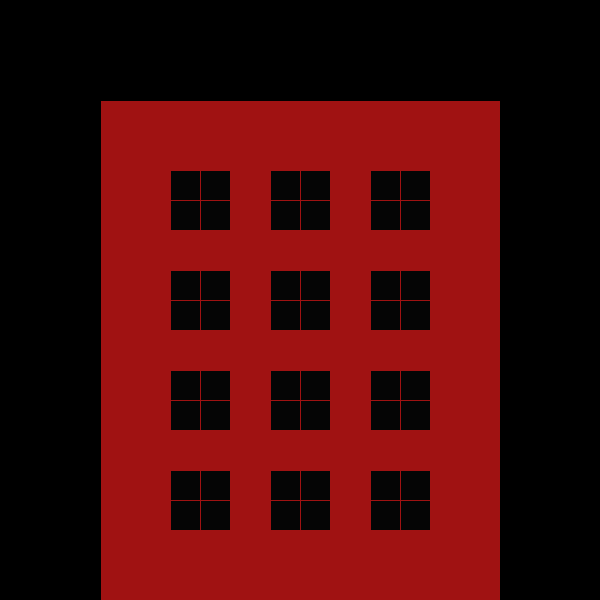
Frame 1 (no input)
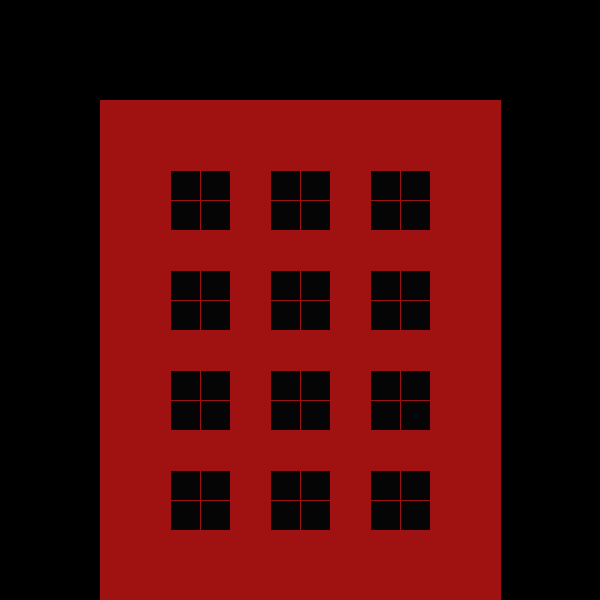
Frame 60 (the mouse pressed at the canvas centre just before this capture)
Frame 120 (the mouse held since frame 60 and released just before this capture): identical to frame 60, image omitted

The Processing sketch that drew these frames (run headless with seeded random() and noise(); from frame 60 on, the mouse is pressed at the canvas centre):

// Processing sketch: processing_162760
// ── processing_162760.pde

void setup(){
  size(600,600);
  background(0);
}

void draw(){
  fill(#A01212);
  rect(100,100,400,500);
  int x = 200;
  int y = 200;
  
  while(y < height){
    drawWindow(x,y);
    drawWindow(x+100,y);
    drawWindow(x+200,y);
    y += 100;
  }
}

void drawWindow(int x, int y){
  fill(#050505);
  stroke(#A01212);
  rect(x,y,30,30);
  rect(x-30,y-30,30,30);
  rect(x-30,y,30,30);
  rect(x,y-30,30,30);
}
  
